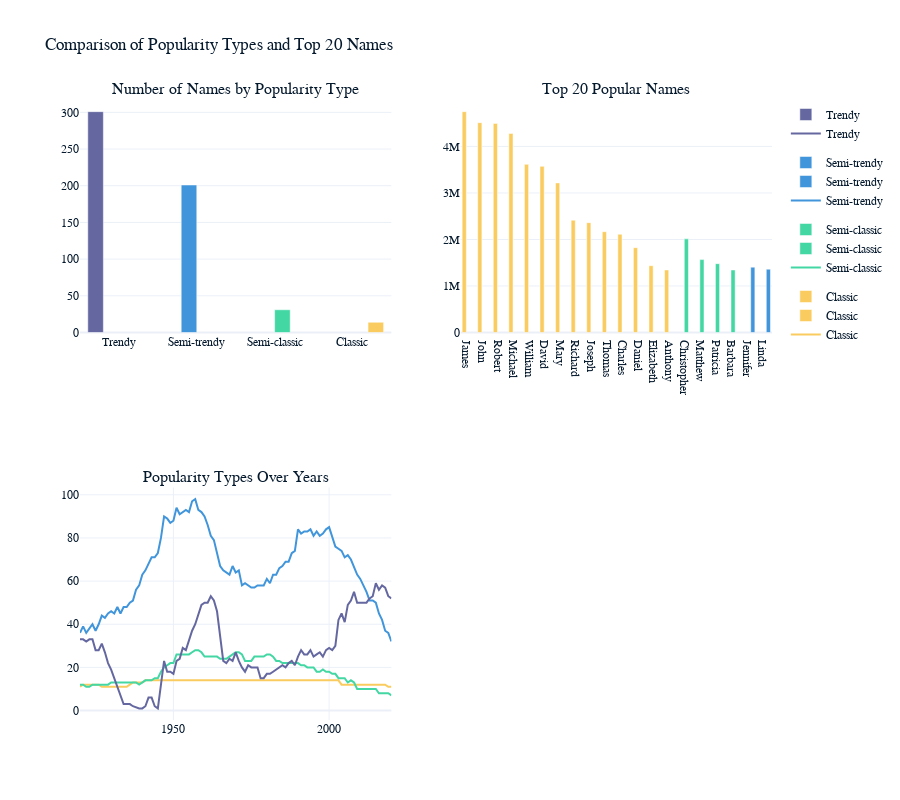

Source (notebook cell):
### Code cell
# Define a consistent color map for popularity types
color_map = {
    'Classic': '#facc5f' ,  # Yellow
    'Semi-classic': '#43d7a4',  # Green
    'Semi-trendy': '#4095db',  # Blue
    'Trendy': '#6568a0'   # purple
}
# First chart: Number of Names by Popularity Type
df = result['popularity_type'].value_counts().reset_index()
df.columns = ['popularity_type', 'count']
fig1 = px.bar(df,
              x='popularity_type',
              y='count',
              title='Number of Names by Popularity Type',
              labels={'popularity_type': 'Popularity Type', 'count': 'Number of Names'},
              color='popularity_type',
              color_discrete_map=color_map)
fig1.update_traces(hovertemplate='<b>%{x}</b><br>Number: %{y:,}')

# Second chart: Top 20 Popular Names
top_20 = result.sort_values(by='number', ascending=False).head(20)
fig2 = px.bar(top_20,
              x='first_name',
              y='number',
              color='popularity_type',
              title='Top 20 Popular Names',
              labels={'first_name': 'First Name', 'number': 'Number of Occurrences'},
              hover_data={'popularity_type': True},
              color_discrete_map=color_map)
fig2.update_traces(hovertemplate='<b>%{x}</b><br>Number: %{y:,}<br>Popularity: %{customdata[0]}')
# Third chart: Popularity Types Over Years
names_with_popularity = names.merge(popular_names[['first_name', 'popularity_type']], on='first_name')
popularity_over_years = names_with_popularity.groupby(['year', 'popularity_type']).size().reset_index(name='count')
fig3 = px.line(popularity_over_years,
               x='year',
               y='count',
               color='popularity_type',
               title='Popularity Types Over Years',
               labels={'year': 'Year', 'count': 'Total of Names'},
               color_discrete_map=color_map)
fig3.update_layout(legend_title_text='Popularity Type')

# Create subplots
fig = make_subplots(rows=2, cols=2, subplot_titles=("Number of Names by Popularity Type", "Top 20 Popular Names", "Popularity Types Over Years"))

# Add the first chart to the first subplot
for trace in fig1['data']:
    fig.add_trace(trace, row=1, col=1)

# Add the second chart to the second subplot
for trace in fig2['data']:
    fig.add_trace(trace, row=1, col=2)

# Add the third chart to the third subplot
for trace in fig3['data']:
    fig.add_trace(trace, row=2, col=1)

# Update layout
fig.update_layout(title_text="Comparison of Popularity Types and Top 20 Names", showlegend=True, height=800)

# Show the plot
fig.show()

### Figure 1 — Plotly figure (JSON) as saved in the notebook; plotly's stock layout.template omitted (floating-point values rounded to 4 significant figures)
{"data": [{"alignmentgroup": "True", "hovertemplate": "<b>%{x}</b><br>Number: %{y:,}", "legendgroup": "Trendy", "marker": {"color": "#6568a0", "pattern": {"shape": ""}}, "name": "Trendy", "offsetgroup": "Trendy", "orientation": "v", "showlegend": true, "textposition": "auto", "x": ["Trendy"], "xaxis": "x", "y": [301], "yaxis": "y", "type": "bar"}, {"alignmentgroup": "True", "hovertemplate": "<b>%{x}</b><br>Number: %{y:,}", "legendgroup": "Semi-trendy", "marker": {"color": "#4095db", "pattern": {"shape": ""}}, "name": "Semi-trendy", "offsetgroup": "Semi-trendy", "orientation": "v", "showlegend": true, "textposition": "auto", "x": ["Semi-trendy"], "xaxis": "x", "y": [201], "yaxis": "y", "type": "bar"}, {"alignmentgroup": "True", "hovertemplate": "<b>%{x}</b><br>Number: %{y:,}", "legendgroup": "Semi-classic", "marker": {"color": "#43d7a4", "pattern": {"shape": ""}}, "name": "Semi-classic", "offsetgroup": "Semi-classic", "orientation": "v", "showlegend": true, "textposition": "auto", "x": ["Semi-classic"], "xaxis": "x", "y": [31], "yaxis": "y", "type": "bar"}, {"alignmentgroup": "True", "hovertemplate": "<b>%{x}</b><br>Number: %{y:,}", "legendgroup": "Classic", "marker": {"color": "#facc5f", "pattern": {"shape": ""}}, "name": "Classic", "offsetgroup": "Classic", "orientation": "v", "showlegend": true, "textposition": "auto", "x": ["Classic"], "xaxis": "x", "y": [14], "yaxis": "y", "type": "bar"}, {"alignmentgroup": "True", "customdata": [["Classic"], ["Classic"], ["Classic"], ["Classic"], ["Classic"], ["Classic"], ["Classic"], ["Classic"], ["Classic"], ["Classic"], ["Classic"], ["Classic"], ["Classic"], ["Classic"]], "hovertemplate": "<b>%{x}</b><br>Number: %{y:,}<br>Popularity: %{customdata[0]}", "legendgroup": "Classic", "marker": {"color": "#facc5f", "pattern": {"shape": ""}}, "name": "Classic", "offsetgroup": "Classic", "orientation": "v", "showlegend": true, "textposition": "auto", "x": ["James", "John", "Robert", "Michael", "William", "David", "Mary", "Richard", "Joseph", "Thomas", "Charles", "Daniel", "Elizabeth", "Anthony"], "xaxis": "x2", "y": [4748138, 4510721, 4495199, 4278824, 3614424, 3571498, 3215850, 2414838, 2361382, 2166802, 2112352, 1824274, 1436286, 1344352], "yaxis": "y2", "type": "bar"}, {"alignmentgroup": "True", "customdata": [["Semi-classic"], ["Semi-classic"], ["Semi-classic"], ["Semi-classic"]], "hovertemplate": "<b>%{x}</b><br>Number: %{y:,}<br>Popularity: %{customdata[0]}", "legendgroup": "Semi-classic", "marker": {"color": "#43d7a4", "pattern": {"shape": ""}}, "name": "Semi-classic", "offsetgroup": "Semi-classic", "orientation": "v", "showlegend": true, "textposition": "auto", "x": ["Christopher", "Matthew", "Patricia", "Barbara"], "xaxis": "x2", "y": [2012792, 1567204, 1479802, 1343901], "yaxis": "y2", "type": "bar"}, {"alignmentgroup": "True", "customdata": [["Semi-trendy"], ["Semi-trendy"]], "hovertemplate": "<b>%{x}</b><br>Number: %{y:,}<br>Popularity: %{customdata[0]}", "legendgroup": "Semi-trendy", "marker": {"color": "#4095db", "pattern": {"shape": ""}}, "name": "Semi-trendy", "offsetgroup": "Semi-trendy", "orientation": "v", "showlegend": true, "textposition": "auto", "x": ["Jennifer", "Linda"], "xaxis": "x2", "y": [1404743, 1361021], "yaxis": "y2", "type": "bar"}, {"hovertemplate": "popularity_type=Classic<br>Year=%{x}<br>Total of Names=%{y}<extra></extra>", "legendgroup": "Classic", "line": {"color": "#facc5f", "dash": "solid"}, "marker": {"symbol": "circle"}, "mode": "lines", "name": "Classic", "orientation": "v", "showlegend": true, "x": [1920, 1921, 1922, 1923, 1924, 1925, 1926, 1927, 1928, 1929, 1930, 1931, 1932, 1933, 1934, 1935, 1936, 1937, 1938, 1939, 1940, 1941, 1942, 1943, 1944, 1945, 1946, 1947, 1948, 1949, 1950, 1951, 1952, 1953, 1954, 1955, 1956, 1957, 1958, 1959, 1960, 1961, 1962, 1963, 1964, 1965, 1966, 1967, 1968, 1969, 1970, 1971, 1972, 1973, 1974, 1975, 1976, 1977, 1978, 1979, 1980, 1981, 1982, 1983, 1984, 1985, 1986, 1987, 1988, 1989, 1990, 1991, 1992, 1993, 1994, 1995, 1996, 1997, 1998, 1999, 2000, 2001, 2002, 2003, 2004, 2005, 2006, 2007, 2008, 2009, 2010, 2011, 2012, 2013, 2014, 2015, 2016, 2017, 2018, 2019, 2020], "xaxis": "x3", "y": [11, 12, 12, 12, 12, 12, 12, 11, 11, 11, 11, 11, 11, 11, 11, 11, 12, 13, 13, 13, 13, 14, 14, 14, 14, 14, 14, 14, 14, 14, 14, 14, 14, 14, 14, 14, 14, 14, 14, 14, 14, 14, 14, 14, 14, 14, 14, 14, 14, 14, 14, 14, 14, 14, 14, 14, 14, 14, 14, 14, 14, 14, 14, 14, 14, 14, 14, 14, 14, 14, 14, 14, 14, 14, 14, 14, 14, 14, 14, 14, 14, 14, 14, 14, 12, 12, 12, 12, 12, 12, 12, 12, 12, 12, 12, 12, 12, 12, 12, 11, 11], "yaxis": "y3", "type": "scatter"}, {"hovertemplate": "popularity_type=Semi-classic<br>Year=%{x}<br>Total of Names=%{y}<extra></extra>", "legendgroup": "Semi-classic", "line": {"color": "#43d7a4", "dash": "solid"}, "marker": {"symbol": "circle"}, "mode": "lines", "name": "Semi-classic", "orientation": "v", "showlegend": true, "x": [1920, 1921, 1922, 1923, 1924, 1925, 1926, 1927, 1928, 1929, 1930, 1931, 1932, 1933, 1934, 1935, 1936, 1937, 1938, 1939, 1940, 1941, 1942, 1943, 1944, 1945, 1946, 1947, 1948, 1949, 1950, 1951, 1952, 1953, 1954, 1955, 1956, 1957, 1958, 1959, 1960, 1961, 1962, 1963, 1964, 1965, 1966, 1967, 1968, 1969, 1970, 1971, 1972, 1973, 1974, 1975, 1976, 1977, 1978, 1979, 1980, 1981, 1982, 1983, 1984, 1985, 1986, 1987, 1988, 1989, 1990, 1991, 1992, 1993, 1994, 1995, 1996, 1997, 1998, 1999, 2000, 2001, 2002, 2003, 2004, 2005, 2006, 2007, 2008, 2009, 2010, 2011, 2012, 2013, 2014, 2015, 2016, 2017, 2018, 2019, 2020], "xaxis": "x3", "y": [12, 12, 11, 11, 12, 12, 12, 12, 12, 12, 13, 13, 13, 13, 13, 13, 13, 13, 13, 12, 13, 14, 14, 14, 15, 15, 18, 20, 21, 22, 22, 26, 26, 26, 26, 26, 27, 28, 28, 27, 25, 25, 25, 25, 25, 24, 24, 24, 25, 26, 27, 27, 26, 23, 23, 23, 25, 25, 25, 25, 26, 26, 25, 23, 23, 22, 22, 22, 22, 22, 22, 21, 21, 20, 20, 20, 18, 18, 19, 18, 18, 17, 17, 15, 15, 15, 13, 14, 13, 10, 10, 10, 10, 10, 10, 10, 8, 8, 8, 8, 7], "yaxis": "y3", "type": "scatter"}, {"hovertemplate": "popularity_type=Semi-trendy<br>Year=%{x}<br>Total of Names=%{y}<extra></extra>", "legendgroup": "Semi-trendy", "line": {"color": "#4095db", "dash": "solid"}, "marker": {"symbol": "circle"}, "mode": "lines", "name": "Semi-trendy", "orientation": "v", "showlegend": true, "x": [1920, 1921, 1922, 1923, 1924, 1925, 1926, 1927, 1928, 1929, 1930, 1931, 1932, 1933, 1934, 1935, 1936, 1937, 1938, 1939, 1940, 1941, 1942, 1943, 1944, 1945, 1946, 1947, 1948, 1949, 1950, 1951, 1952, 1953, 1954, 1955, 1956, 1957, 1958, 1959, 1960, 1961, 1962, 1963, 1964, 1965, 1966, 1967, 1968, 1969, 1970, 1971, 1972, 1973, 1974, 1975, 1976, 1977, 1978, 1979, 1980, 1981, 1982, 1983, 1984, 1985, 1986, 1987, 1988, 1989, 1990, 1991, 1992, 1993, 1994, 1995, 1996, 1997, 1998, 1999, 2000, 2001, 2002, 2003, 2004, 2005, 2006, 2007, 2008, 2009, 2010, 2011, 2012, 2013, 2014, 2015, 2016, 2017, 2018, 2019, 2020], "xaxis": "x3", "y": [36, 39, 36, 38, 40, 37, 40, 44, 43, 45, 46, 45, 48, 45, 48, 48, 50, 51, 56, 58, 63, 65, 68, 71, 71, 73, 80, 90, 89, 87, 88, 94, 91, 92, 93, 92, 97, 98, 93, 92, 90, 86, 81, 79, 73, 67, 65, 64, 63, 67, 64, 65, 58, 59, 58, 57, 57, 58, 58, 58, 61, 59, 63, 63, 66, 67, 69, 69, 73, 74, 84, 82, 83, 83, 84, 81, 83, 81, 82, 84, 85, 80, 76, 75, 74, 71, 72, 70, 66, 63, 61, 58, 55, 51, 51, 50, 45, 42, 37, 36, 32], "yaxis": "y3", "type": "scatter"}, {"hovertemplate": "popularity_type=Trendy<br>Year=%{x}<br>Total of Names=%{y}<extra></extra>", "legendgroup": "Trendy", "line": {"color": "#6568a0", "dash": "solid"}, "marker": {"symbol": "circle"}, "mode": "lines", "name": "Trendy", "orientation": "v", "showlegend": true, "x": [1920, 1921, 1922, 1923, 1924, 1925, 1926, 1927, 1928, 1929, 1930, 1931, 1932, 1933, 1934, 1935, 1936, 1937, 1939, 1940, 1941, 1942, 1943, 1944, 1945, 1946, 1947, 1948, 1949, 1950, 1951, 1952, 1953, 1954, 1955, 1956, 1957, 1958, 1959, 1960, 1961, 1962, 1963, 1964, 1965, 1966, 1967, 1968, 1969, 1970, 1971, 1972, 1973, 1974, 1975, 1976, 1977, 1978, 1979, 1980, 1981, 1982, 1983, 1984, 1985, 1986, 1987, 1988, 1989, 1990, 1991, 1992, 1993, 1994, 1995, 1996, 1997, 1998, 1999, 2000, 2001, 2002, 2003, 2004, 2005, 2006, 2007, 2008, 2009, 2010, 2011, 2012, 2013, 2014, 2015, 2016, 2017, 2018, 2019, 2020], "xaxis": "x3", "y": [33, 33, 32, 33, 33, 28, 28, 31, 27, 22, 19, 15, 10, 7, 3, 3, 3, 2, 1, 1, 2, 6, 6, 2, 1, 12, 23, 18, 18, 17, 23, 24, 29, 28, 33, 37, 40, 45, 49, 50, 50, 53, 51, 46, 33, 23, 22, 24, 23, 27, 23, 20, 18, 21, 20, 20, 20, 15, 15, 17, 17, 18, 19, 20, 21, 20, 22, 23, 21, 25, 28, 26, 26, 28, 25, 26, 27, 25, 28, 29, 28, 30, 42, 45, 41, 49, 51, 55, 50, 50, 50, 50, 52, 53, 59, 56, 58, 57, 53, 52], "yaxis": "y3", "type": "scatter"}], "layout": {"xaxis": {"anchor": "y", "domain": [0, 0.45]}, "yaxis": {"anchor": "x", "domain": [0.625, 1]}, "xaxis2": {"anchor": "y2", "domain": [0.55, 1]}, "yaxis2": {"anchor": "x2", "domain": [0.625, 1]}, "xaxis3": {"anchor": "y3", "domain": [0, 0.45]}, "yaxis3": {"anchor": "x3", "domain": [0, 0.375]}, "xaxis4": {"anchor": "y4", "domain": [0.55, 1]}, "yaxis4": {"anchor": "x4", "domain": [0, 0.375]}, "annotations": [{"font": {"size": 16}, "showarrow": false, "text": "Number of Names by Popularity Type", "x": 0.225, "xanchor": "center", "xref": "paper", "y": 1, "yanchor": "bottom", "yref": "paper"}, {"font": {"size": 16}, "showarrow": false, "text": "Top 20 Popular Names", "x": 0.775, "xanchor": "center", "xref": "paper", "y": 1, "yanchor": "bottom", "yref": "paper"}, {"font": {"size": 16}, "showarrow": false, "text": "Popularity Types Over Years", "x": 0.225, "xanchor": "center", "xref": "paper", "y": 0.375, "yanchor": "bottom", "yref": "paper"}], "title": {"text": "Comparison of Popularity Types and Top 20 Names"}, "showlegend": true, "height": 800}}
